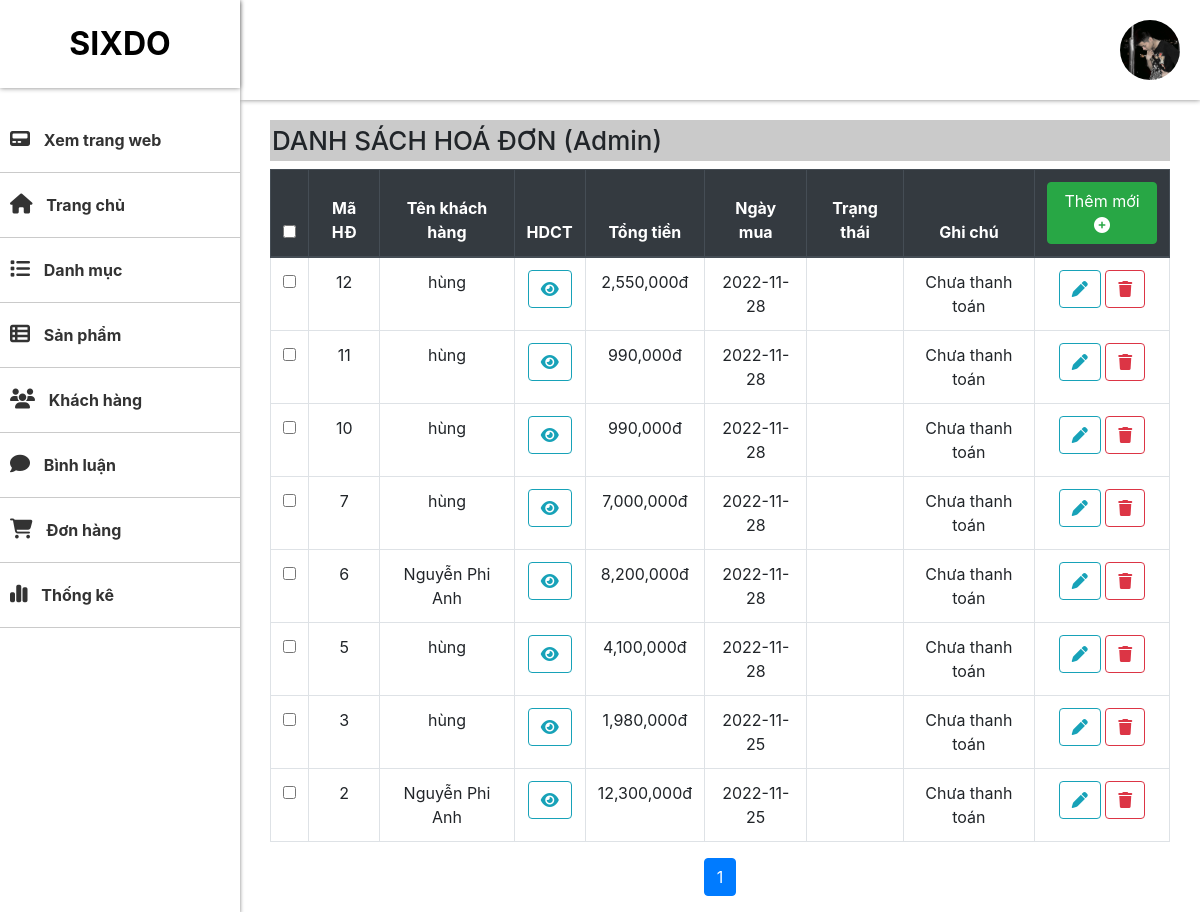
Screenshot of /admin/cart/index.php?btn_list (signed in) with the database file from the repository.
### tables this page shows
CREATE TABLE `hoadon` (
  `ma_hd` int(11) NOT NULL,
  `ma_kh` varchar(20) NOT NULL,
  `tong_tien` float NOT NULL,
  `ngay_mua` date NOT NULL,
  `ghi_chu` varchar(300) NOT NULL
);

CREATE TABLE `user` (
  `ma_kh` varchar(20) NOT NULL COMMENT 'ten_dn',
  `vaitro` varchar(30) NOT NULL,
  `ho_ten` varchar(50) NOT NULL,
  `kich_hoat` bit(1) NOT NULL,
  `mat_khau` varchar(24) NOT NULL,
  `sdt` int(11) NOT NULL,
  `email` varchar(50) NOT NULL,
  `Image` varchar(100) NOT NULL,
  `dia_chi` text NOT NULL,
  `tinh_thanhpho` text NOT NULL,
  `quan_huyen` text NOT NULL,
  `xa_phuong` text NOT NULL
);

### admin/cart/index.php (called while the page is built, shortened)
<?php
require_once "../../dao/pdo.php";
require_once "../../dao/cart.php";
require "../../global.php";
extract($_REQUEST);
$ma_kh_error=$tong_tien_error=$ghi_chu_error=$ngay_mua_error=$Ma_SP_error=$so_luong_error=$size_error=$mau_error="";
if (exist_param("btn_list")) {
    $items = cart_select_page('ma_hd', 10);
} else if (exist_param("btn_insert")) {
        if (empty($_POST['ma_kh'])) {
            $ma_kh_error = "Không được để trống*";
        } else {
            $ma_kh = $_POST['ma_kh'];
        }
        if (empty($_POST['tong_tien'])) {
            $tong_tien_error="Không được để trống*";
        }else{
            $tong_tien = $_POST['tong_tien'];
            if (!is_numeric($tong_tien)) {
                $tong_tien_error="Giá phải nhập số";
            }else if($tong_tien<0){
                $tong_tien_error="Giá phải nhập lớn hơn 0";
            }
        }
            $ghi_chu = $_POST['ghi_chu'];
        if (empty($_POST['ngay_mua'])) {
            $ngay_mua_error = "Không được để trống*";
        } else {
            $ngay_mua = $_POST['ngay_mua'];
        }
        if (empty($ma_kh_error) && empty($tong_tien_error) && empty($ghi_chu_error) && empty($ngay_mua_error)) {
            hoadon_insert($ma_kh,$tong_tien,$ngay_mua,$giao_hang,$thanh_toan,$ghi_chu);
            echo "<script>alert('Thêm hoá đơn thành công');</script>";
            $items = cart_select_page('ma_hd', 10);
            $VIEW_NAME = "list.php";
        }else{
            echo "<script>alert('Thêm hoá đơn thất bại');</script>";
            $VIEW_NAME = "add.php";
        }
} else if (exist_param("btn_edit")) {
    $ma_hd = $_REQUEST['ma_hd'];
    $hoadon_info = hoadon_select_by_id($ma_hd);
    extract($hoadon_info);
    $VIEW_NAME = "edit.php";
} else if (exist_param("btn_delete")) {
    $ma_hd = $_REQUEST['ma_hd'];
    hoadon_delete($ma_hd);
    $items = cart_select_page('ma_hd', 10);
    $VIEW_NAME = "list.php";
}else if (exist_param("btn_hdct")) {
    $ma_hd = $_REQUEST['ma_hd'];
    $hdct = hdct_select_page('ma_hdct', 10,$ma_hd);
    $VIEW_NAME = "hdct.php";
}else if (exist_param("btn_hdct_delete")) {
    $ma_hdct = $_REQUEST['ma_hdct'];
    $ma_hd = $_REQUEST['ma_hd'];
    hoadonchitiet_delete($ma_hdct);
    $hdct = hdct_select_page('ma_hdct', 10,$ma_hd);
    $VIEW_NAME = "hdct.php";
}elseif (exist_param("btn_hdct_new")) {
    $ma_hd = $_REQUEST['ma_hd'];
    $VIEW_NAME = "add_hdct.php";
}else if (exist_param("btn_hdct_edit")) {
    $ma_hdct = $_REQUEST['ma_hdct'];
    $hdct=hoadonchitiet_select_by_id($ma_hdct);
    extract($hdct);
    $VIEW_NAME = "edit_hdct.php";
}
require "../layout.php";

### global.php (called while the page is built, shortened)
<?php
$UPLOAD_URL = "../../upload";

### DAO/pdo.php (called while the page is built, shortened)
<?php
function pdo_get_connection()
{
    $dburl = "mysql:host=localhost;dbname=duan_1;charset=utf8";
    $username = 'root';
    $password = '';
    $conn = new PDO($dburl, $username, $password);
    $conn->setAttribute(PDO::ATTR_ERRMODE, PDO::ERRMODE_EXCEPTION);
    return $conn;
}
function pdo_query($sql)
{
    $sql_args = array_slice(func_get_args(), 1);
    try {
        $conn = pdo_get_connection();
        $stmt = $conn->prepare($sql);
        $stmt->execute($sql_args);
        $rows = $stmt->fetchAll();
        return $rows;
    } catch (PDOException $e) {
        throw $e;
    } finally {
        unset($conn);
    }
}
function pdo_query_one($sql)
{
    $sql_args = array_slice(func_get_args(), 1);
    try {
        $conn = pdo_get_connection();
        $stmt = $conn->prepare($sql);
        $stmt->execute($sql_args);
        $row = $stmt->fetch(PDO::FETCH_ASSOC);
        return $row;
    } catch (PDOException $e) {
        throw $e;
    } finally {
        unset($conn);
    }
}

### DAO/cart.php (called while the page is built, shortened)
<?php
require_once("pdo.php");
function cart_select_page($order, $limit)
{
    $begin = ($_SESSION['page'] - 1) * $limit;
    $sql = "SELECT * FROM hoadon ORDER BY $order DESC LIMIT $begin,$limit";
    return pdo_query($sql);
}

### DAO/user.php (called while the page is built, shortened)
<?php
require_once 'pdo.php';
function name_user_select_by_id($ma_kh)
{
    $sql = "SELECT ho_ten FROM user WHERE ma_kh=?";
    return pdo_query_one($sql, $ma_kh);
}

### admin/cart/list.php (the view, shortened to what this page needs)
<section id="main">
    <div class="main-header">
        <div class="account-img">
            <?php if (isset($_SESSION['user']) && $_SESSION['user']['Image'] != "") { ?>
            <img src=" <?= $UPLOAD_URL . "/users/" . $_SESSION['user']['Image'] ?>" width="30" height="30"
                class="account-image icon" alt="">
            <?php } else { ?>
            <?php }  ?>
        </div>
    </div>
    <div class="content">
        <h1 class="heading">DANH SÁCH HOÁ ĐƠN (Admin)</h1>
        <div class="box box-primary">
            <div class="box-body">
                <form action="?btn_delete_all" method="post" class="table-responsive">
                    <table width="100%" class="table table-hover table-bordered text-center">
                        <thead class="thead-dark">
                            <tr>
                                <th><input type="checkbox" id="select-all"></th>
                                <th>Mã HĐ</th>
                                <th>Tên khách hàng</th>
                                <th>HDCT</th>
                                <th>Tổng tiền</th>
                                <th>Ngày mua</th>
                                <th>Trạng thái</th>
                                <th>Ghi chú</th>
                                <th><a href="index.php" class="btn btn-success text-white">Thêm mới
                                        <i class="fas fa-plus-circle"></i></a></th>
                            </tr>
                        </thead>
                        <tbody>
                            <?php
                            foreach ($items as $item) {
                                extract($item);
                                $khach_hang_select = name_user_select_by_id($ma_kh);
                                extract($khach_hang_select);
                                $xemhdct = "index.php?btn_hdct&ma_hd=" . $ma_hd;
                                $suahd = "index.php?btn_edit&ma_hd=" . $ma_hd;
                                $xoahd = "index.php?btn_delete&ma_hd=" . $ma_hd;
                            ?>
                            <tr>
                                <td><input type="checkbox" name="ma_hd[]" value="<?= $ma_hd ?>"></td>
                                <td><?= $ma_hd ?></td>
                                <td><?= $ho_ten ?></td>
                                <td>
                                    <a href="<?= $xemhdct ?>" class="btn btn-outline-info btn-rounded">
                                        <i class="fa fa-eye"></i>
                                    </a>
                                </td>
                                <td><?= number_format($tong_tien, 0) ?>đ</td>
                                <td><?= $ngay_mua ?></td>
                                <td><?= $trang_thai ?></td>
                                <td><?= $ghi_chu ?></td>
                                <td class="text-end">
                                    <a href="<?= $suahd ?>" class="btn btn-outline-info btn-rounded"><i
                                            class="fas fa-pen"></i></a>
                                    <a href="<?= $xoahd ?>" class="btn btn-outline-danger btn-rounded"
                                        onclick="return confirm(' Bạn có Muốn Xóa Không')"><i
                                            class=" fas fa-trash"></i></a>
                                </td>
                            </tr>
                            <?php
                            }
                            ?>
                        </tbody>
                    </table>
                    <div class="mt-3" width="100%">
                        <ul class="pagination justify-content-center">
                            <?php for ($i = 1; $i <= $_SESSION['total_page']; $i++) { ?>
                            <li class="page-item <?= $_SESSION['page'] == $i ? 'active' : '' ?>">
                                <a class="page-link" href="?btn_list&page=<?= $i ?>"><?= $i ?></a>
                            </li>
                            <?php } ?>
                        </ul>
                    </div>
                </form>
            </div>
        </div>
    </div>
</section>

### content/styles/admin.css (style rules this page uses)
* { margin: 0; padding: 0; box-sizing: border-box; }
body { font-family: "Lato", sans-serif; }
#main { margin-left: 20%; width: 100%; display: flex; flex-direction: column; gap: 20px; overflow: hidden; }
.main-header { top: 0; right: 0; left: 20%; box-shadow: 0 0 5px gray; height: 100px; padding: 20px; display: flex; justify-content: end; align-items: center; z-index: 1; }
.main-header img { width: 60px; height: 60px; object-fit: cover; border-radius: 100%; }
.content { padding: 0 30px; width: 100%; margin: 0 auto; }
.heading { padding: 5px 2px; font-size: 26px; background-color: rgba(128, 128, 128, 0.421); }

### rows the page displays
hoadon: ma_hd "12", user.ho_ten "hùng", tong_tien "2,550,000", ngay_mua "2022-11-28", ghi_chu "Chưa thanh toán"
hoadon: ma_hd "11", user.ho_ten "hùng", tong_tien "990,000", ngay_mua "2022-11-28", ghi_chu "Chưa thanh toán"
hoadon: ma_hd "10", user.ho_ten "hùng", tong_tien "990,000", ngay_mua "2022-11-28", ghi_chu "Chưa thanh toán"
hoadon: ma_hd "7", user.ho_ten "hùng", tong_tien "7,000,000", ngay_mua "2022-11-28", ghi_chu "Chưa thanh toán"
hoadon: ma_hd "6", user.ho_ten "Nguyễn Phi Anh", tong_tien "8,200,000", ngay_mua "2022-11-28", ghi_chu "Chưa thanh toán"
hoadon: ma_hd "5", user.ho_ten "hùng", tong_tien "4,100,000", ngay_mua "2022-11-28", ghi_chu "Chưa thanh toán"
hoadon: ma_hd "3", user.ho_ten "hùng", tong_tien "1,980,000", ngay_mua "2022-11-25", ghi_chu "Chưa thanh toán"
hoadon: ma_hd "2", user.ho_ten "Nguyễn Phi Anh", tong_tien "12,300,000", ngay_mua "2022-11-25", ghi_chu "Chưa thanh toán"
